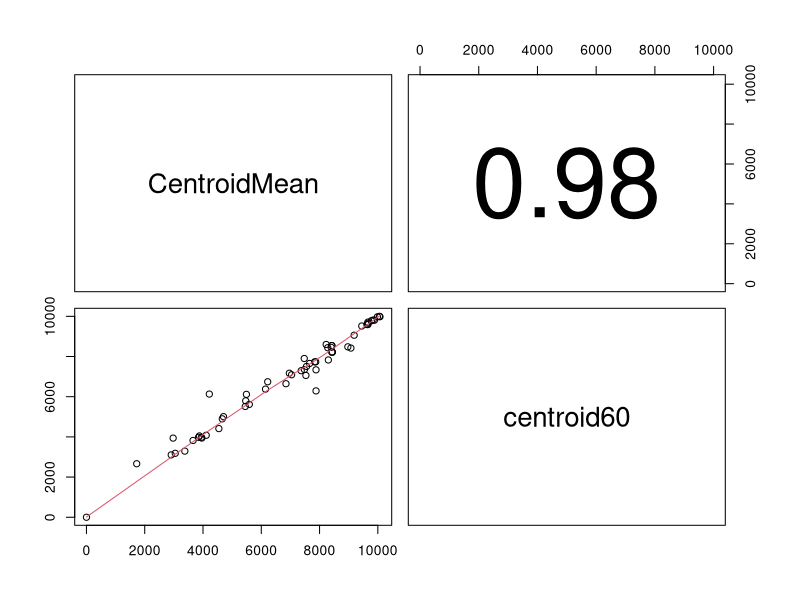
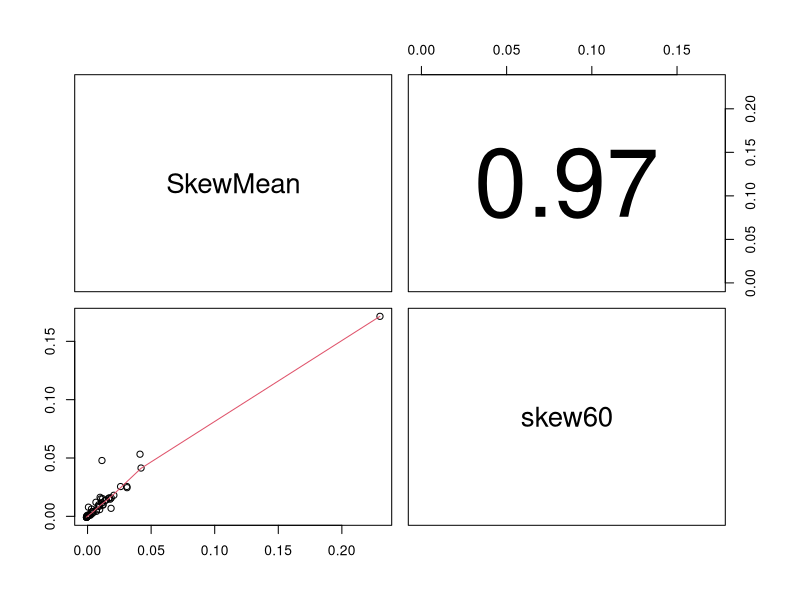
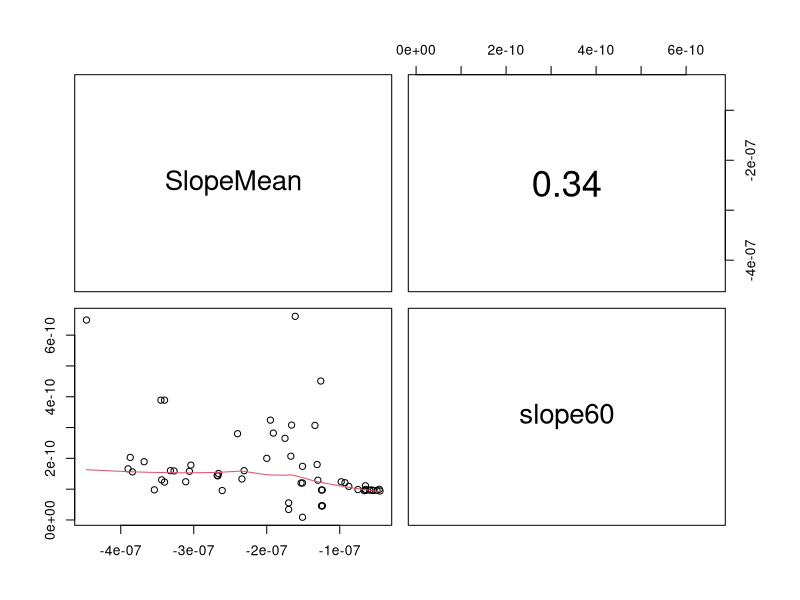
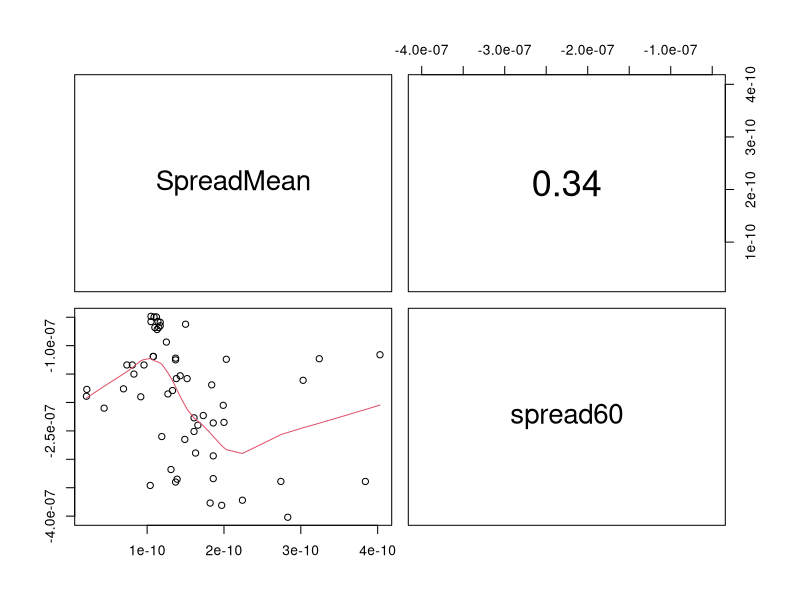
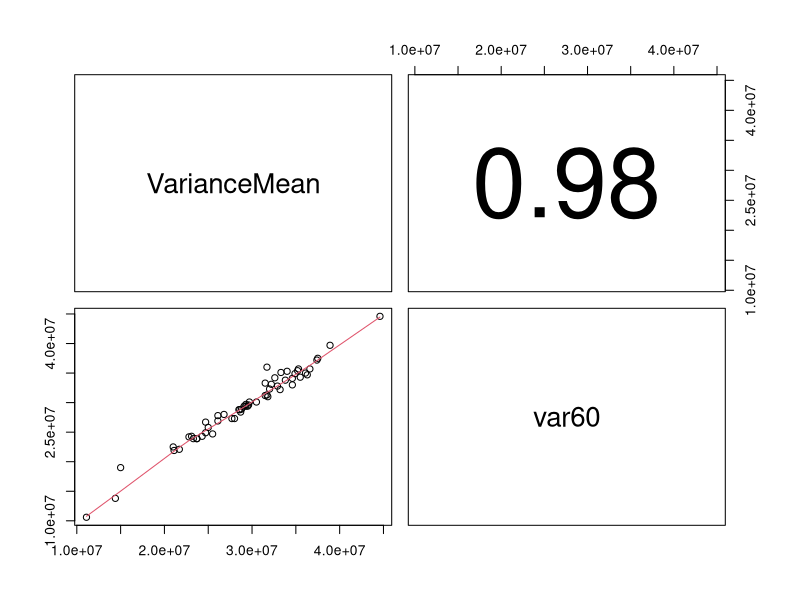
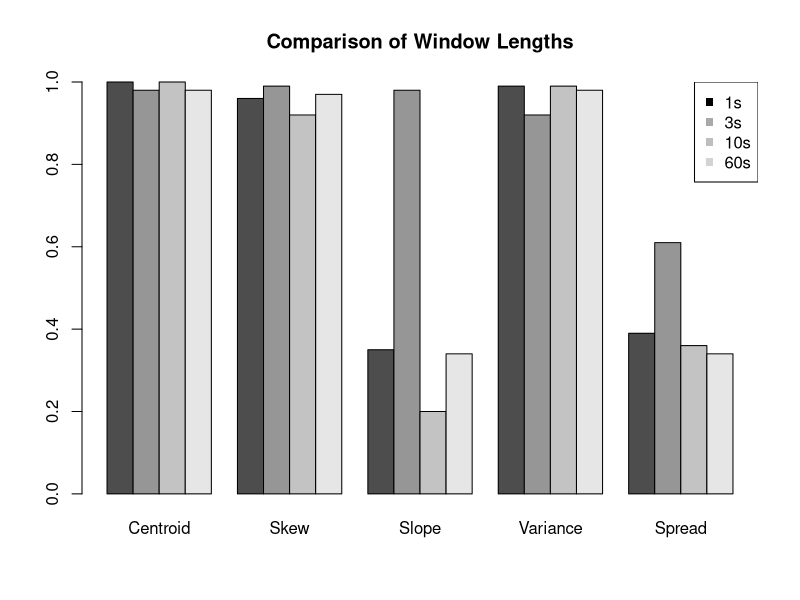
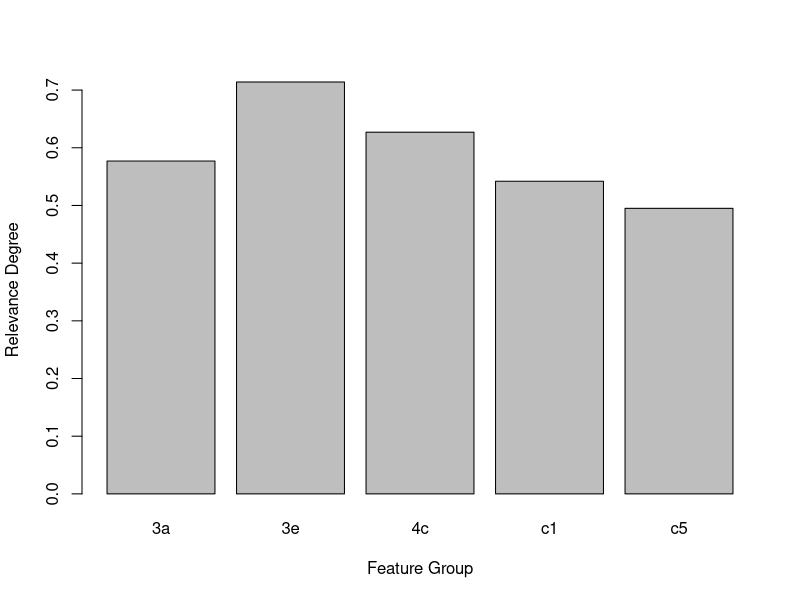

Source code (R) for these figures, in order:

library(MASS)

setwd("/Users/kristenbellisario/Documents/R_Dir/SoundMetricProject/frame_threesecond_test")

#################################
# READ, ANALYZE, TRANSFORM DATA #
#################################

data <- read.csv(file="values.csv", header=T)

# data for 23ms to 1 second comparison
centroid <- data [,c(1,2,22)]
skew <- data[,c(1, 3, 23)]
slope <- data[,c(1, 4, 25)] #observation 48278 outlier
spread <- data[c(-10),c(1, 5, 24)] #observation 14483 also outlier
variance <- data[,c(1, 6, 26)]

# data for 23ms to 3 second comparison
centroid <- data[,c(1,2,7)]
skew <- data[,c(1, 3, 8)]
slope <- data[,c(1, 4, 9)] #observation 48278 outlier
spread <- data[c(-10),c(1, 5, 10)] #observation 14483 also outlier
variance <- data[,c(1, 6, 11)]

# data for 23ms to 10 second comparison
centroid <- data[,c(1,2,12)] #
skew <- data[,c(1, 3, 13)]
slope <- data[,c(1, 4, 14)] #observation 48278 outlier
spread <- data[c(-10),c(1, 5, 15)] #observation 14483 also outlier
variance <- data[,c(1, 6, 16)]

#data for 23ms to 1 minute comparison
centroid <- data[,c(1,2,17)] #
skew <- data[,c(1, 3, 18)]
slope <- data[,c(1, 4, 20)] #observation 48278 outlier
spread <- data[c(-10),c(1, 5, 19)] #observation 14483 also outlier
variance <- data[,c(1, 6, 21)]


################## CORRELATION FUNCTION #########################
# function
panel.cor <- function(x, y, digits=2, prefix="", cex.cor, ...){
  usr <- par("usr"); on.exit(par(usr))
  par(usr = c(0, 1, 0, 1))
  r <- abs(cor(x, y))
  txt <- format(c(r, 0.123456789), digits=digits)[1]
  txt <- paste(prefix, txt, sep="")
  if(missing(cex.cor)) cex.cor <- 0.6/strwidth(txt)
  text(0.5, 0.5, txt, cex = cex.cor * r+.3)
}

#removed observation 48278
pairs(centroid[,2:3], lower.panel=panel.smooth, upper.panel=panel.cor) #0.98 / 10sec 1.0
pairs(skew[,2:3], lower.panel=panel.smooth, upper.panel=panel.cor) #0.076 - one outlier / 0.99 / 10 sec 0.92
pairs(slope[,2:3], lower.panel=panel.smooth, upper.panel=panel.cor) #0.98 / 0.20
pairs(spread[,2:3], lower.panel=panel.smooth, upper.panel=panel.cor) #0.61 ******* improved to 0.70 when removed outlier 14483 / 10 sec 0.36
pairs(variance[,2:3], lower.panel=panel.smooth, upper.panel=panel.cor) #0.92 / 10sec 0.99

#PLOT CORRELATION VALUES [centroid, skew, slope, spread, variance]
r.23_1 <- data.frame(t(c(1.0, 0.96, 0.35, .99, .39)))
r.23_3 <- data.frame(t(c(0.98, 0.99, 0.98, 0.92, 0.61)))
r.23_10 <- data.frame(t(c(1.0, 0.92, 0.20, 0.99, 0.36)))
r.23_60 <- data.frame(t(c(0.98, 0.97, 0.34, 0.98, 0.34)))
n <- c("Centroid", "Skew", "Slope", "Variance", "Spread")

M <- as.matrix(rbind(r.23_1, r.23_3, r.23_10, r.23_60))
names(M) <- n
bp <- barplot(M,names=n, beside=T, main="Comparison of Window Lengths")
legend("topright", pch=15, col=c("black", "darkgrey","grey", "lightgrey"), c("1s", "3s", "10s", "60s"))

############ FEATURE GROUP SEM VS CLUSTER EVALUATION BARPLOT
models <- c("3a", "3e", "4c", "c1", "c5")
percent <- c(0.577, 0.714, 0.627, 0.542, 0.495)

barplot(percent, names=models, beside=T, xlab = "Feature Group", ylab = "Relevance Degree")

